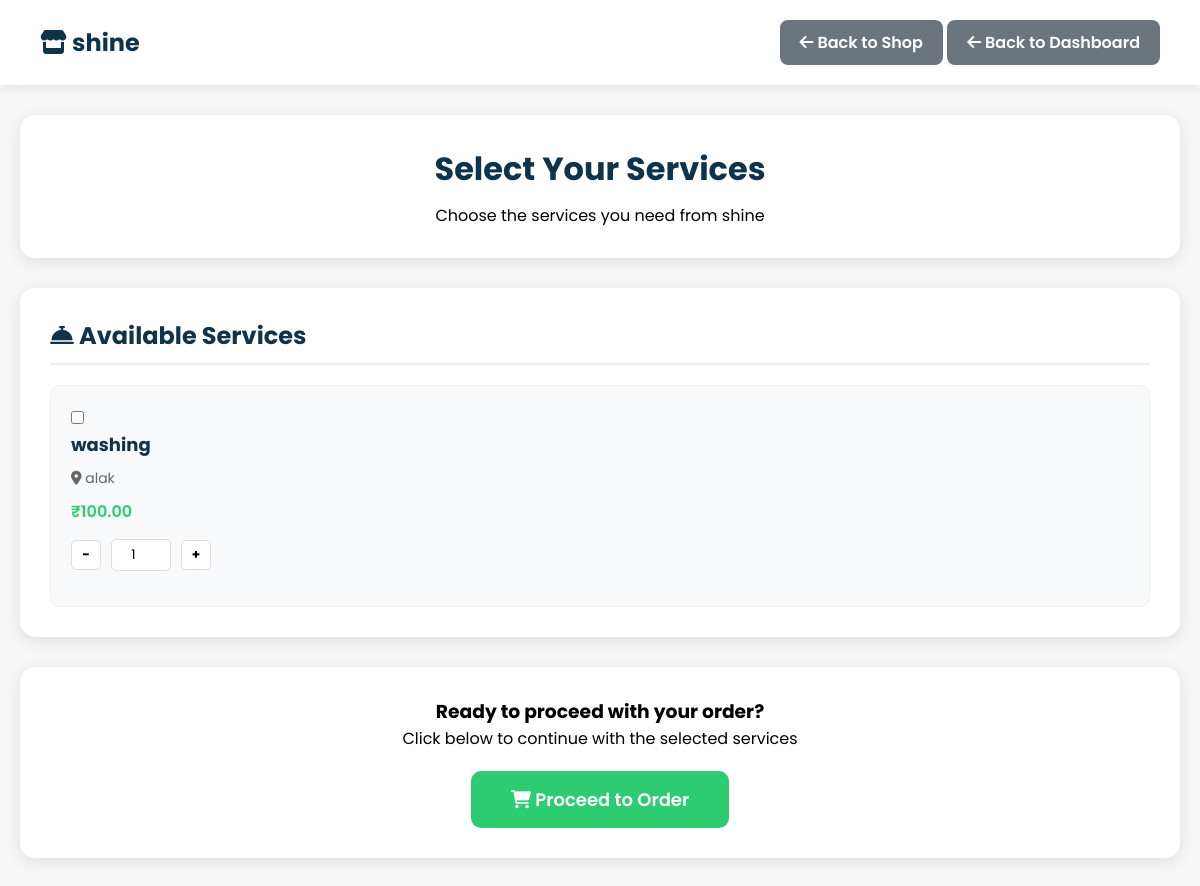
Page /shop/2/select-services/ (signed in) on the earlier database version.
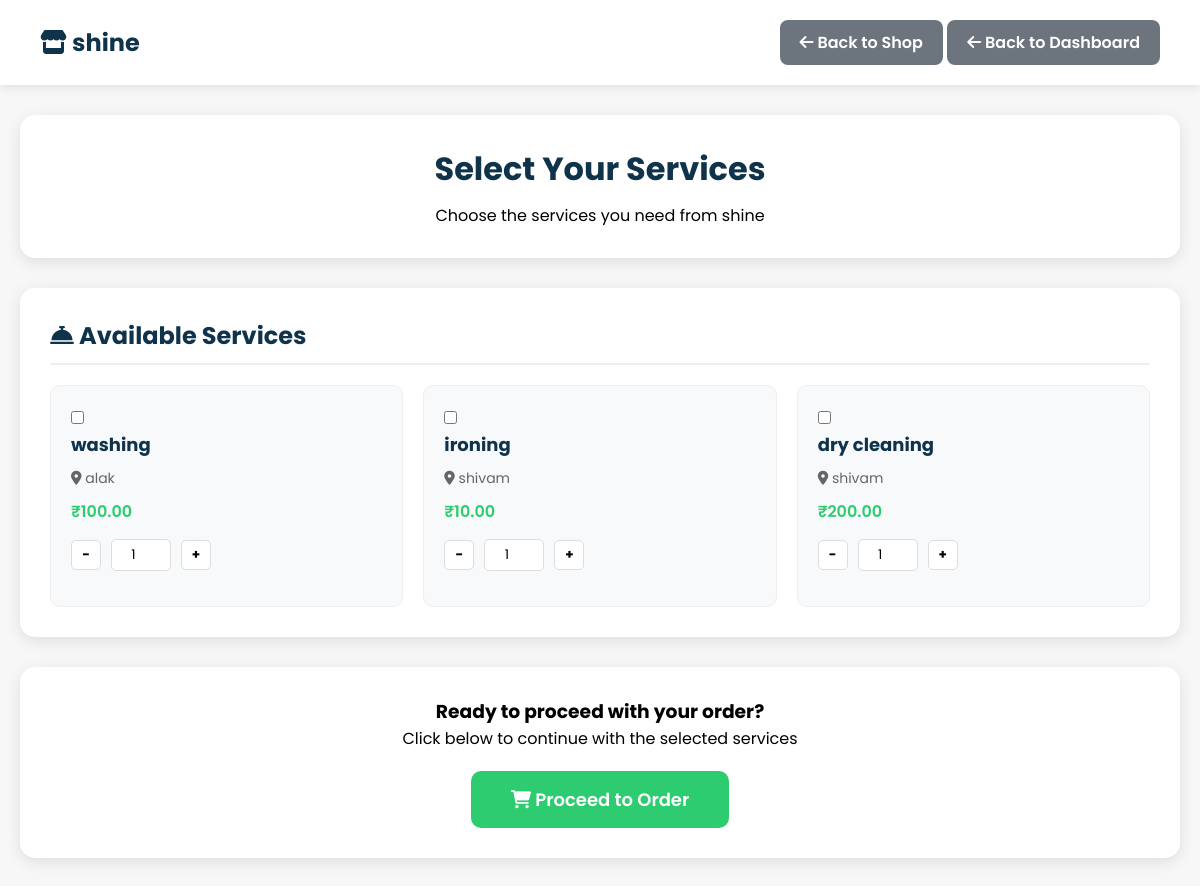
Same page on the later database version.
### shop/models.py (models this page shows, shortened)
class Service(models.Model):
    branch = models.ForeignKey(Branch, on_delete=models.CASCADE, related_name='services')
    name = models.CharField(max_length=100)
    price = models.DecimalField(max_digits=10, decimal_places=2, blank=True, null=True)
    created_at = models.DateTimeField(default=timezone.now)
    class Meta:
        unique_together = ('branch', 'name')

class Branch(models.Model):
    shop = models.ForeignKey(LaundryShop, on_delete=models.CASCADE, related_name='branches')
    name = models.CharField(max_length=100)
    address = models.TextField()
    phone = models.CharField(max_length=15, blank=True)
    created_at = models.DateTimeField(default=timezone.now)
    class Meta:
        unique_together = ('shop', 'name')

### shop/views.py (the view)
# urls.py: path("shop/<int:shop_id>/select-services/", views.select_services, name="select_services"),
@login_required
def select_services(request, shop_id, branch_id=None):
    shop = get_object_or_404(LaundryShop, id=shop_id, is_approved=True)
    if branch_id:
        branch = get_object_or_404(Branch, id=branch_id, shop=shop)
        services = Service.objects.filter(branch=branch)
        context = {
            'shop': shop,
            'branch': branch,
            'services': services,
        }
    else:
        services = Service.objects.filter(branch__shop=shop).select_related('branch')
        context = {
            'shop': shop,
            'services': services,
        }
    return render(request, 'select_services.html', context)

### shop/templates/select_services.html (shortened to what the changed rows need)
{% load static %}
<!DOCTYPE html>
<html lang="en">
<head>
    <link rel="stylesheet" href="https://cdnjs.cloudflare.com/ajax/libs/font-awesome/6.0.0-beta3/css/all.min.css">
</head>
<body>
    <div class="header">
        <div>
            <h1><i class="fas fa-store"></i> {{ shop.name }}</h1>
        </div>
    </div>
    <div class="container">
        <div class="shop-header">
            <h1>Select Your Services</h1>
        </div>
        <div class="section">
            <h2><i class="fas fa-concierge-bell"></i> Available Services</h2>
            {% if services %}
                <form id="service-form" method="post" action="{% url 'create_order' shop.id %}">
                    <div class="services-grid">
                        {% for service in services %}
                            <div class="service-card" data-service-id="{{ service.id }}" data-price="{% if service.price %}{{ service.price }}{% else %}0{% endif %}">
                                <input type="checkbox" id="service-{{ service.id }}" name="selected_services" value="{{ service.id }}" class="service-checkbox" onchange="updateTotal()">
                                <label for="service-{{ service.id }}">
                                    <h4>{{ service.name }}</h4>
                                    <div class="service-branch">
                                        <i class="fas fa-map-marker-alt"></i> {{ service.branch.name }}
                                    </div>
                                    {% if service.price %}
                                        <div class="service-price">₹{{ service.price }}</div>
                                    {% else %}
                                        <div class="service-price">Price on Request</div>
                                    {% endif %}
                                </label>
                                <div class="quantity-selector">
                                    <button type="button" class="quantity-btn" onclick="changeQuantity({{ service.id }}, -1)">-</button>
                                    <input type="number" id="quantity-{{ service.id }}" name="quantity_{{ service.id }}" value="1" min="1" class="quantity-input" readonly onchange="updateTotal()">
                                    <button type="button" class="quantity-btn" onclick="changeQuantity({{ service.id }}, 1)">+</button>
                                </div>
                            </div>
                        {% endfor %}
                    </div>
                </form>
            {% else %}
                <div class="empty-state">
                    <i class="fas fa-concierge-bell"></i>
                    <p>No services available yet</p>
                </div>
            {% endif %}
        </div>
    </div>
</body>
</html>

Differences in the rows shown:
added Service: name "ironing", branch.name "shivam", price "10.00"
added Service: name "dry cleaning", branch.name "shivam", price "200.00"
